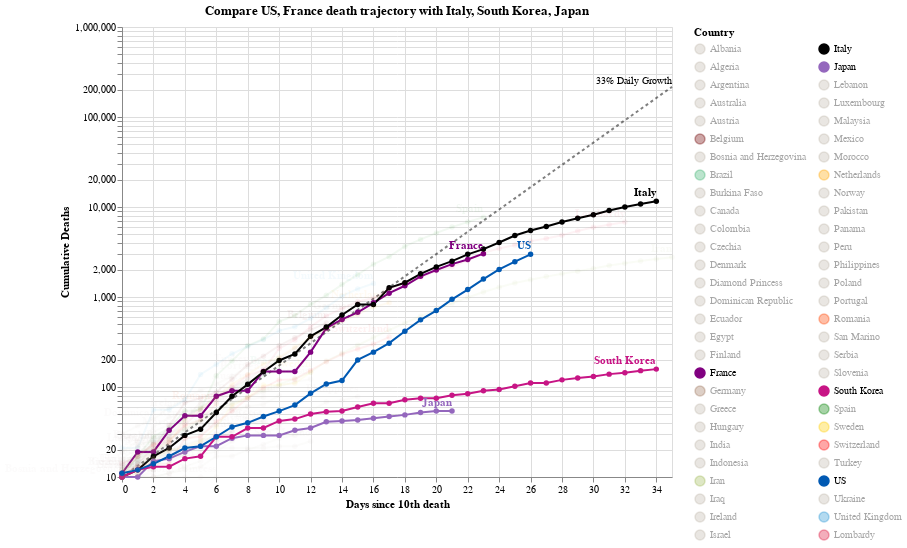

The cell this chart's notebook holds for it:
### Code cell
#hide_input
chart3 = make_since_chart(['US', 'France'])
chart3

### Figure 1 — Vega-Lite specification as saved in the notebook (floating-point values rounded to 4 significant figures; data arrays with more than 128 entries replaced by an {"elided": "..."} marker saying what was removed)
{"config": {"view": {"continuousWidth": 400, "continuousHeight": 300}}, "layer": [{"mark": {"type": "line", "color": "black", "opacity": 0.5, "strokeDash": [3, 3]}, "encoding": {"x": {"type": "quantitative", "field": "Days since 10th death"}, "y": {"type": "quantitative", "field": "Confirmed Cases"}}}, {"mark": {"type": "text", "align": "right", "dy": -6, "fontSize": 10, "text": "33% Daily Growth"}, "encoding": {"x": {"type": "quantitative", "field": "Days since 10th death"}, "y": {"type": "quantitative", "field": "Confirmed Cases"}}, "transform": [{"filter": "(datum['Days since 10th death'] >= 35)"}]}, {"data": {"name": "data-538788b11e99b7fe5f77b9700becb21f"}, "mark": {"type": "line", "point": true}, "encoding": {"color": {"type": "nominal", "field": "Country", "legend": {"columns": 2, "symbolLimit": 100}, "scale": {"domain": ["Albania", "Algeria", "Argentina", "Australia", "Austria", "Belgium", "Bosnia and Herzegovina", "Brazil", "Burkina Faso", "Canada", "Colombia", "Czechia", "Denmark", "Diamond Princess", "Dominican Republic", "Ecuador", "Egypt", "Finland", "France", "Germany", "Greece", "Hungary", "India", "Indonesia", "Iran", "Iraq", "Ireland", "Israel", "Italy", "Japan", "Lebanon", "Luxembourg", "Malaysia", "Mexico", "Morocco", "Netherlands", "Norway", "Pakistan", "Panama", "Peru", "Philippines", "Poland", "Portugal", "Romania", "San Marino", "Serbia", "Slovenia", "South Korea", "Spain", "Sweden", "Switzerland", "Turkey", "US", "Ukraine", "United Kingdom", "Lombardy"], "range": ["#C1B7AD", "#C1B7AD", "#C1B7AD", "#C1B7AD", "#C1B7AD", "#6f0000", "#C1B7AD", "mediumseagreen", "#C1B7AD", "#C1B7AD", "#C1B7AD", "#C1B7AD", "#C1B7AD", "#C1B7AD", "#C1B7AD", "#C1B7AD", "#C1B7AD", "#C1B7AD", "purple", "#9D755D", "#C1B7AD", "#C1B7AD", "#C1B7AD", "#C1B7AD", "#A1BA59", "#C1B7AD", "#C1B7AD", "#C1B7AD", "black", "#9467bd", "#C1B7AD", "#C1B7AD", "#C1B7AD", "#C1B7AD", "#C1B7AD", "orange", "#C1B7AD", "#C1B7AD", "#C1B7AD", "#C1B7AD", "#C1B7AD", "#C1B7AD", "#C1B7AD", "#FF4500", "#C1B7AD", "#C1B7AD", "#C1B7AD", "#C71585", "green", "#FFCD00", "#ff0000", "#C1B7AD", "#0059B3", "#C1B7AD", "#2495D3", "#DC143C"]}}, "opacity": {"condition": {"value": 1, "selection": "selector004"}, "value": 0.05}, "tooltip": [{"type": "nominal", "field": "Country"}, {"type": "temporal", "field": "Date"}, {"type": "quantitative", "field": "Confirmed Cases"}, {"type": "quantitative", "field": "Days since 10th death"}], "x": {"type": "quantitative", "field": "Days since 10th death"}, "y": {"type": "quantitative", "axis": {"title": "Cumulative Deaths"}, "field": "Confirmed Cases", "scale": {"type": "log"}}}, "height": 450, "selection": {"selector004": {"type": "multi", "fields": ["Country"], "bind": "legend", "init": [{"Country": "US"}, {"Country": "France"}, {"Country": "Italy"}, {"Country": "South Korea"}, {"Country": "Japan"}]}}, "width": 550}, {"data": {"name": "data-538788b11e99b7fe5f77b9700becb21f"}, "mark": {"type": "text", "align": "right", "dy": -8, "fontWeight": "bold"}, "encoding": {"color": {"type": "nominal", "field": "Country", "legend": {"columns": 2, "symbolLimit": 100}, "scale": {"domain": ["Albania", "Algeria", "Argentina", "Australia", "Austria", "Belgium", "Bosnia and Herzegovina", "Brazil", "Burkina Faso", "Canada", "Colombia", "Czechia", "Denmark", "Diamond Princess", "Dominican Republic", "Ecuador", "Egypt", "Finland", "France", "Germany", "Greece", "Hungary", "India", "Indonesia", "Iran", "Iraq", "Ireland", "Israel", "Italy", "Japan", "Lebanon", "Luxembourg", "Malaysia", "Mexico", "Morocco", "Netherlands", "Norway", "Pakistan", "Panama", "Peru", "Philippines", "Poland", "Portugal", "Romania", "San Marino", "Serbia", "Slovenia", "South Korea", "Spain", "Sweden", "Switzerland", "Turkey", "US", "Ukraine", "United Kingdom", "Lombardy"], "range": ["#C1B7AD", "#C1B7AD", "#C1B7AD", "#C1B7AD", "#C1B7AD", "#6f0000", "#C1B7AD", "mediumseagreen", "#C1B7AD", "#C1B7AD", "#C1B7AD", "#C1B7AD", "#C1B7AD", "#C1B7AD", "#C1B7AD", "#C1B7AD", "#C1B7AD", "#C1B7AD", "purple", "#9D755D", "#C1B7AD", "#C1B7AD", "#C1B7AD", "#C1B7AD", "#A1BA59", "#C1B7AD", "#C1B7AD", "#C1B7AD", "black", "#9467bd", "#C1B7AD", "#C1B7AD", "#C1B7AD", "#C1B7AD", "#C1B7AD", "orange", "#C1B7AD", "#C1B7AD", "#C1B7AD", "#C1B7AD", "#C1B7AD", "#C1B7AD", "#C1B7AD", "#FF4500", "#C1B7AD", "#C1B7AD", "#C1B7AD", "#C71585", "green", "#FFCD00", "#ff0000", "#C1B7AD", "#0059B3", "#C1B7AD", "#2495D3", "#DC143C"]}}, "opacity": {"condition": {"value": 1, "selection": "selector004"}, "value": 0.05}, "text": {"type": "nominal", "field": "Country"}, "tooltip": [{"type": "nominal", "field": "Country"}, {"type": "temporal", "field": "Date"}, {"type": "quantitative", "field": "Confirmed Cases"}, {"type": "quantitative", "field": "Days since 10th death"}], "x": {"type": "quantitative", "field": "Days since 10th death"}, "y": {"type": "quantitative", "axis": {"title": "Cumulative Deaths"}, "field": "Confirmed Cases", "scale": {"type": "log"}}}, "height": 450, "transform": [{"filter": "(datum['Date'] >= 1585526400000)"}], "width": 550}], "data": {"name": "data-81222402b509d6790d554fae0a2b79b7"}, "title": "Compare US, France death trajectory with Italy, South Korea, Japan", "$schema": "https://vega.github.io/schema/vega-lite/v4.0.2.json", "datasets": {"data-81222402b509d6790d554fae0a2b79b7": [{"Days since 10th death": 0, "Confirmed Cases": 10.0}, {"Days since 10th death": 1, "Confirmed Cases": 13.3}, {"Days since 10th death": 2, "Confirmed Cases": 17.69}, {"Days since 10th death": 3, "Confirmed Cases": 23.53}, {"Days since 10th death": 4, "Confirmed Cases": 31.29}, {"Days since 10th death": 5, "Confirmed Cases": 41.62}, {"Days since 10th death": 6, "Confirmed Cases": 55.35}, {"Days since 10th death": 7, "Confirmed Cases": 73.61}, {"Days since 10th death": 8, "Confirmed Cases": 97.91}, {"Days since 10th death": 9, "Confirmed Cases": 130.2}, {"Days since 10th death": 10, "Confirmed Cases": 173.2}, {"Days since 10th death": 11, "Confirmed Cases": 230.3}, {"Days since 10th death": 12, "Confirmed Cases": 306.4}, {"Days since 10th death": 13, "Confirmed Cases": 407.4}, {"Days since 10th death": 14, "Confirmed Cases": 541.9}, {"Days since 10th death": 15, "Confirmed Cases": 720.7}, {"Days since 10th death": 16, "Confirmed Cases": 958.6}, {"Days since 10th death": 17, "Confirmed Cases": 1275.0}, {"Days since 10th death": 18, "Confirmed Cases": 1696.0}, {"Days since 10th death": 19, "Confirmed Cases": 2255.0}, {"Days since 10th death": 20, "Confirmed Cases": 2999.0}, {"Days since 10th death": 21, "Confirmed Cases": 3989.0}, {"Days since 10th death": 22, "Confirmed Cases": 5306.0}, {"Days since 10th death": 23, "Confirmed Cases": 7056.0}, {"Days since 10th death": 24, "Confirmed Cases": 9385.0}, {"Days since 10th death": 25, "Confirmed Cases": 12480.0}, {"Days since 10th death": 26, "Confirmed Cases": 16600.0}, {"Days since 10th death": 27, "Confirmed Cases": 22080.0}, {"Days since 10th death": 28, "Confirmed Cases": 29370.0}, {"Days since 10th death": 29, "Confirmed Cases": 39060.0}, {"Days since 10th death": 30, "Confirmed Cases": 51950.0}, {"Days since 10th death": 31, "Confirmed Cases": 69090.0}, {"Days since 10th death": 32, "Confirmed Cases": 91890.0}, {"Days since 10th death": 33, "Confirmed Cases": 122200.0}, {"Days since 10th death": 34, "Confirmed Cases": 162500.0}, {"Days since 10th death": 35, "Confirmed Cases": 216200.0}], "data-538788b11e99b7fe5f77b9700becb21f": {"elided": "613 records"}}}
